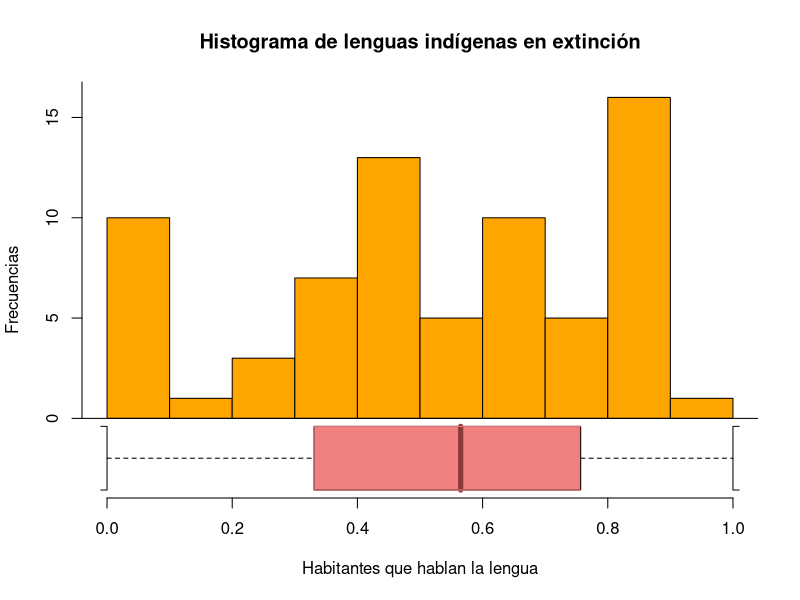
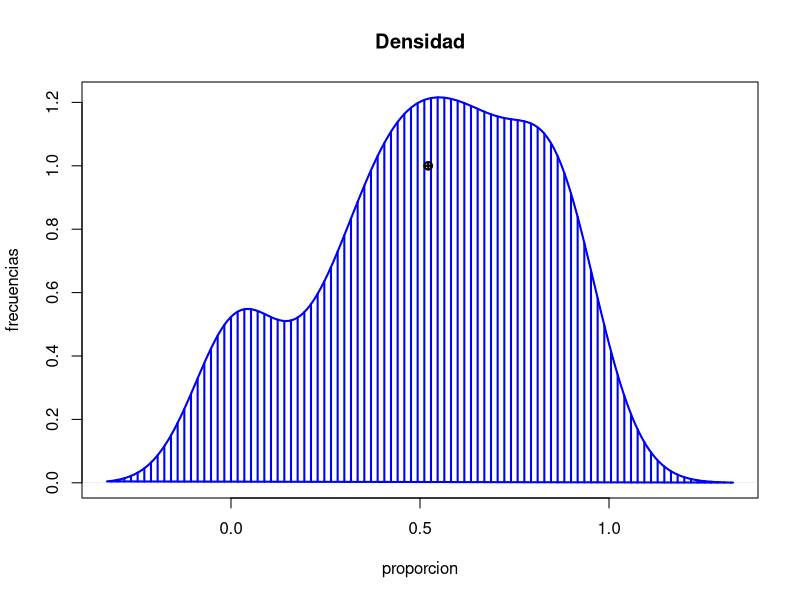

These charts were generated, in order, by the following R code:
## ---- chunk 1
datosLenguas <- read.csv("Lenguas en Colombia - Copy.csv", header= T, sep=",")
proporcion_subg <- datosLenguas$Porcentaje
proporcion_na <- as.numeric(proporcion_subg)
proporcion <- na.omit(proporcion_na)
## ---- chunk 2
mean(proporcion)
## ---- chunk 3
median(proporcion)
## ---- chunk 4
frecuencias <- data.frame(table(proporcion))
mode <- frecuencias[which.max(frecuencias$Freq),1]
mode
## ---- chunk 5
quantile(proporcion)
## ---- chunk 6
quantile(proporcion, 0.65)
## ---- chunk 7
summary(proporcion)
## ---- chunk 8
var(proporcion)
## ---- chunk 9
sd(proporcion)
## ---- chunk 10
x <- mean(proporcion)
y <- sd(proporcion)

cv <- (y/x)*100
cv
## ---- chunk 11
library(psych)
skew(proporcion)
## ---- chunk 12
kurtosi(proporcion)
## ---- chunk 13
library(sfsmisc)
histBxp(proporcion, main="Histograma de lenguas indígenas en extinción", col="orange", boxcol="lightcoral", medcol="indianred4", xlab="Habitantes que hablan la lengua", ylab="Frecuencias")
## ---- chunk 14
dx <- density(proporcion)
plot(dx, main="Densidad", xlab="proporcion", ylab="frecuencias")
polygon(dx, density=15, angle=90, lwd=2, col="blue")
points(mean(proporcion),1, pch=10, lwd=2)
